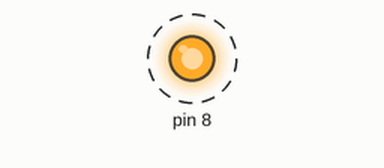
This sketch was run on a simulated Arduino Uno, built with avr-gcc and run on an emulated ATmega328P. Parts: output pins drawn as LEDs (lit = HIGH). Dashed ring = blinking. MIDI output is not drawn.

Above: at 0.2 s.
Timing chart, 0 to 3.0 s (numbered marks = the images above):
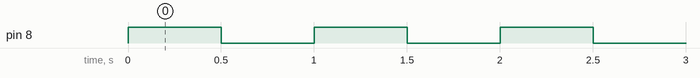

Measured:
- by itself, pin 8: alternates HIGH for 0.50 s and LOW for 0.50 s

The sketch:

MIDI_SEND.ino
```cpp
#include <MIDI.h>

MIDI_CREATE_DEFAULT_INSTANCE();

void setup() {
  pinMode(8, OUTPUT);
  MIDI.begin(MIDI_CHANNEL_OMNI);
}

void loop() {
  digitalWrite(8, HIGH);   // turn the LED on (HIGH is the voltage level)
  delay(500);                       // wait for a second
  MIDI.sendProgramChange(2,1);
  digitalWrite(8, LOW);    // turn the LED off by making the voltage LOW
  delay(500);
}
```
